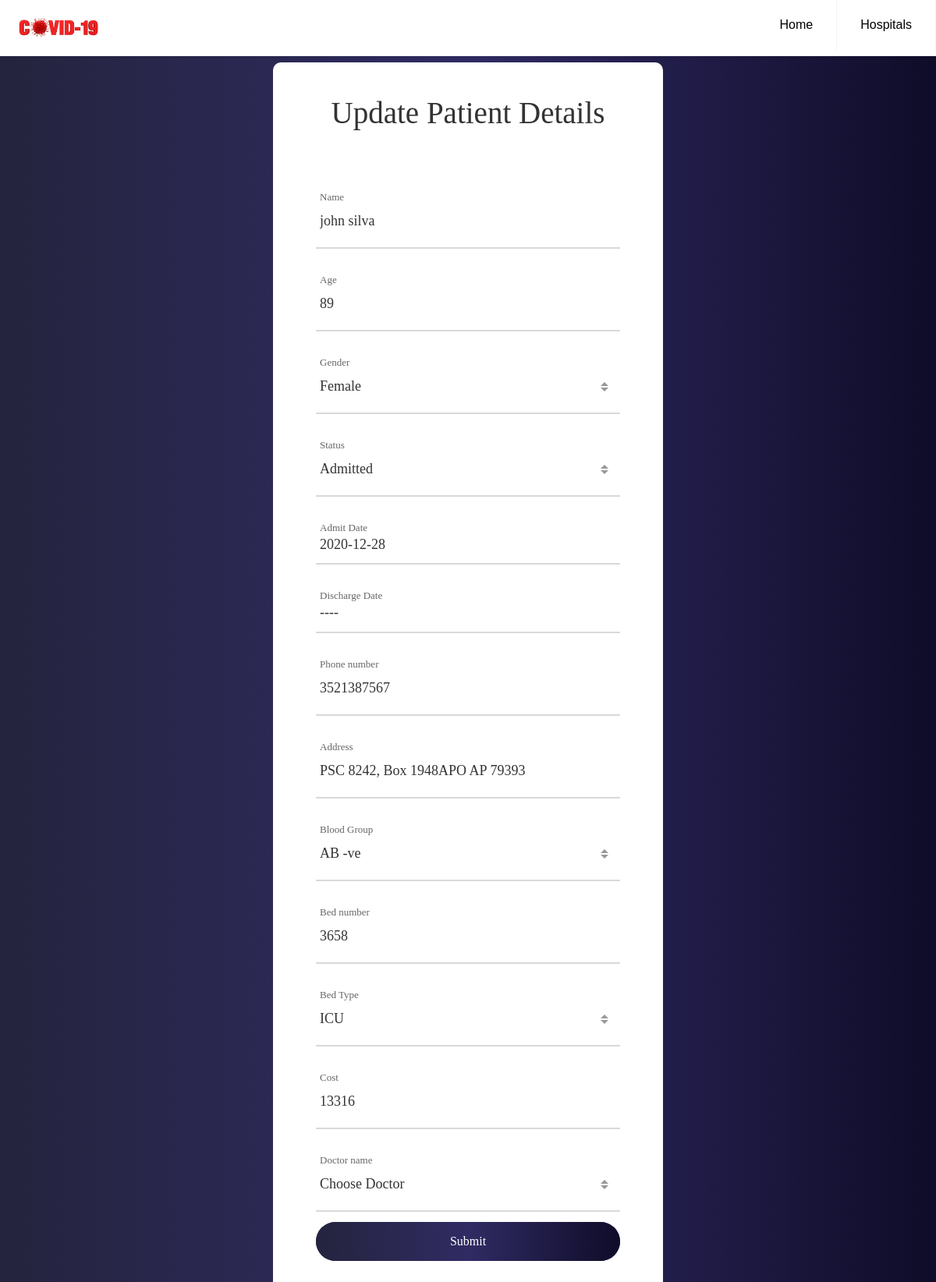
The page /patients/1/update (signed in) on the database its author committed.
### models.py (models this page shows, shortened)
class Patient(db.Model):
    __tablename__ = "patient"
    id = db.Column(db.Integer, primary_key=True)
    name = db.Column(db.String(100), nullable=False)
    age = db.Column(db.Integer, nullable=False)
    gender = db.Column(db.String(10), nullable=False)
    status = db.Column(db.String(10), nullable=False)
    admit_date = db.Column(db.DateTime, nullable=False, default=datetime.utcnow)
    discharge_date = db.Column(db.DateTime, nullable=True)
    phone = db.Column(db.Integer, nullable=False)
    address = db.Column(db.Text, nullable=False)
    blood_group = db.Column(db.String(20), nullable=False)
    bed_id = db.Column(db.Integer, db.ForeignKey('bed.id', ondelete='CASCADE'), nullable=False)
    doctor_id = db.Column(db.Integer, db.ForeignKey('doctor.id'), nullable=False)

class Bed(db.Model):
    __tablename__ = "bed"
    id = db.Column(db.Integer, primary_key=True)
    bed_number = db.Column(db.Integer, nullable=False)
    bed_type = db.Column(db.String(100), nullable=False)
    cost = db.Column(db.Integer, nullable=False)
    hospital_id = db.Column(db.Integer, db.ForeignKey('hospital.id', ondelete='CASCADE'), nullable=False)
    patients = db.relationship('Patient', backref='bed', lazy=True)

### app.py (the view, shortened to what this page needs)
@app.route('/patients/<int:patient_id>/update', methods=['GET', 'POST'])
@login_required
def patient_update(patient_id):
    form = PatientBedForm()
    form.doctor_name.choices = [('choose doctor', 'Choose Doctor')]+[(d.name, d.name) for d in Doctor.query.filter_by(hospital=current_user.hospital)]
    h = current_user.hospital
    p = Patient.query.get_or_404(patient_id)
    form.name.data = p.name
    form.age.data = p.age
    form.gender.data = p.gender
    form.status.data = p.status
    form.phone.data = p.phone
    form.blood_group.data = p.blood_group
    form.address.data = p.address
    form.bed_number.data = p.bed.bed_number
    form.bed_type.data = p.bed.bed_type
    form.cost.data = p.bed.cost
    form.doctor_name.data = p.doctor.name
    admit_date = p.admit_date
    discharge_date = p.discharge_date
    return render_template('patient_update.html', form=form, admit_date=admit_date, discharge_date=discharge_date)

### models.py (called while the page is built)
@login.user_loader
def load_user(id):
    return User.query.get(int(id))

### templates/patient_update.html (shortened to what this page needs)
{% extends "base.html" %}
{% block navbar %}
<li><a href="{{ url_for('hospital') }}">Hospitals</a></li>
{% endblock navbar %}
{% block content %}
<div class="patient_form">
	<div class="container-contact100" id="patient_form">
		<div class="wrap-contact100">
			<form class="contact100-form validate-form needs-validation" method="POST" novalidate>
				<span class="contact100-form-title">
					Update Patient Details
				</span>
				<div class="wrap-input100 validate-input" data-validate="Name is required">
					<span class="label-input100">Name</span>
					{{ form.name(class="input100 is-invalid") }}
					<span class="focus-input100"></span>
				</div>
				<div class="wrap-input100 validate-input" data-validate="Name is required">
					<span class="label-input100">Age</span>
					{{ form.age(class="input100") }}
					<span class="focus-input100"></span>
				</div>
				<div class="wrap-input100 input100-select">
					<span class="label-input100">Gender</span>
					<div>
					</div>
					<span class="focus-input100"></span>
				</div>
				<div class="wrap-input100 input100-select">
					<span class="label-input100">Status</span>
					<div>
					</div>
					<span class="focus-input100"></span>
				</div>
				<div class="wrap-input100 validate-input" data-validate="Name is required">
					<span class="label-input100">Admit Date</span>
					<p class="input100">{{ admit_date.strftime('%Y-%m-%d') }}</p>
					<span class="focus-input100"></span>
				</div>
				<div class="wrap-input100 validate-input" data-validate="Name is required">
					<span class="label-input100">Discharge Date</span>
					{% if discharge_date %}
						<p class="input100">{{ discharge_date.strftime('%Y-%m-%d') }}</p>
					{% else %}
						<p class="input100"> ---- </p>
					{% endif %}
					<span class="focus-input100"></span>
				</div>
				<div class="wrap-input100 validate-input" data-validate="Name is required">
					<span class="label-input100">Phone number</span>
					{{ form.phone(class="input100") }}
					<span class="focus-input100"></span>
				</div>
				<div class="wrap-input100 validate-input" data-validate = "Message is required">
					<span class="label-input100">Address</span>
					{{ form.address(class="input100") }}
					<span class="focus-input100"></span>
				</div>
				<div class="wrap-input100 input100-select">
					<span class="label-input100">Blood Group</span>
					<div>
					</div>
					<span class="focus-input100"></span>
				</div>
				<div class="wrap-input100 validate-input" data-validate="Name is required">
					<span class="label-input100">Bed number</span>
					{{ form.bed_number(class="input100") }}
					<span class="focus-input100"></span>
				</div>
				<div class="wrap-input100 input100-select">
					<span class="label-input100">Bed Type</span>
					<div>
					</div>
					<span class="focus-input100"></span>
				</div>
				<div class="wrap-input100 validate-input" data-validate="Name is required">
					<span class="label-input100">Cost</span>
					{{ form.cost(class="input100") }}
					<span class="focus-input100"></span>
				</div>
				<div class="wrap-input100 validate-input" data-validate="Name is required">
					<span class="label-input100">Doctor name</span>
					<span class="focus-input100"></span>
				</div>
				<div class="container-contact100-form-btn">
					<div class="wrap-contact100-form-btn">
						<div class="contact100-form-bgbtn"></div>
							{{ form.submit(class="contact100-form-btn") }}
					</div>
				</div>
			</form>
		</div>
	</div>
</div>
{% endblock content %}

### static/css/home.css (style rules this page uses)
* { box-sizing: border-box; padding: 0; margin: 0; font-family: Verdana, Geneva, Tahoma, sans-serif; }
.navbar__main a { color: #000; }
.navbar__main .header li a { display: block; padding: 20px 20px; border-right: 1px solid #f4f4f4; text-decoration: none; }
@media (min-width: 1000px) { .navbar__main .header li { float: left; } }
@media (min-width: 1000px) { .navbar__main .header li a { padding: 20px 30px; } }
body { width:100%; background: #0f0c29 !important; background: -webkit-linear-gradient(to right, #24243e, #302b63, #0f0c29); background: linear-gradient(to right, #24243e, #302b63, #0f0c29); }

### static/css/patient_add.css (style rules this page uses)
.patient_form { margin: 0px; padding: 0px; box-sizing: border-box; }
.patient_form { height: 100%; }
.patient_form p { line-height: 1.7; color: #666666; margin: 0px; }
.patient_form input { outline: none; border: none; }
.patient_form .container-contact100 { width: 100%; min-height: 100vh; display: -webkit-box; display: -webkit-flex; display: -moz-box; display: -ms-flexbox; display: flex; flex-wrap: wrap; justify-content: center; align-items: center; padding: 15px; padding-top:80px; background: #0f0c29; background: -webkit-linear-gradient(to right, #24243e, #302b63, #0f0c29); background: linear-gradient(to right, #24243e, #302b63, #0f0c29); }
#patient_form { padding-top: 80px; }
.patient_form .wrap-contact100 { width: 500px; background: #fff; border-radius: 10px; overflow: hidden; padding: 42px 55px 45px 55px; }
.patient_form .contact100-form { width: 100%; }
.patient_form .contact100-form-title { display: block; font-family: Poppins-Bold; font-size: 39px; color: #333333; line-height: 1.2; text-align: center; padding-bottom: 44px; }
.patient_form .wrap-input100 { width: 100%; position: relative; border-bottom: 2px solid #d9d9d9; padding-bottom: 13px; margin-top: 27px; }
.patient_form .label-input100 { font-family: Poppins-Regular; font-size: 13px; color: #666666; line-height: 1.5; padding-left: 5px; }
.patient_form .input100 { display: block; width: 100%; background: transparent; font-family: Poppins-Medium; font-size: 18px; color: #333333; line-height: 1.2; padding: 0 5px; }
.patient_form .focus-input100 { position: absolute; display: block; width: 100%; height: 100%; top: 0; left: 0; pointer-events: none; }
.patient_form .focus-input100::before { content: ""; display: block; position: absolute; bottom: -2px; left: 0; width: 0; height: 2px; -webkit-transition: all 0.4s; -o-transition: all 0.4s; -moz-transition: all 0.4s; transition: all 0.4s; background: #7f7f7f; }
.patient_form input.input100 { height: 40px; }
.patient_form .container-contact100-form-btn { display: -webkit-box; display: -webkit-flex; display: -moz-box; display: -ms-flexbox; display: flex; flex-wrap: wrap; justify-content: center; padding-top: 13px; }
.patient_form .wrap-contact100-form-btn { width: 100%; display: block; position: relative; z-index: 1; border-radius: 25px; overflow: hidden; margin: 0 auto; }
.patient_form .contact100-form-bgbtn { position: absolute; z-index: -1; width: 300%; height: 100%; background: #0f0c29; background: -webkit-linear-gradient(to right, #24243e, #302b63, #0f0c29); background: linear-gradient(to right, #24243e, #302b63, #0f0c29); top: 0; left: -100%; -webkit-transition: all 0.4s; -o-transition: all 0.4s; -moz-transition: all 0.4s; transition: all 0.4s; }
.patient_form .contact100-form-btn { display: -webkit-box; display: -webkit-flex; display: -moz-box; display: -ms-flexbox; display: flex; justify-content: center; align-items: center; padding: 0 20px; width: 100%; height: 50px; background: #0f0c29; background: -webkit-linear-gradient(to right, #24243e, #302b63, #0f0c29); background: linear-gradient(to right, #24243e, #302b63, #0f0c29); font-family: Poppins-Medium; font-size: 16px; color: #fff; line-height: 1.2; }
.patient_form .validate-input { position: relative; }

### static/css/main.css (style rules this page uses)
.wrapper__main body, h1, h2, h3, h4, h5, h6, blockquote, p, pre, dl, dd, ol, ul, figure, hr, fieldset, legend { margin: 0; padding: 0; }

### templates/patient_update.html (style rules this page uses)
#patient_form { padding-top: 80px; }

### rows shown on the page
Patient: name "john silva", strftime "2020-12-28", phone "3521387567", address "PSC 8242, Box 1948APO AP 79393"
Bed: bed_number "3658", cost "13316"
